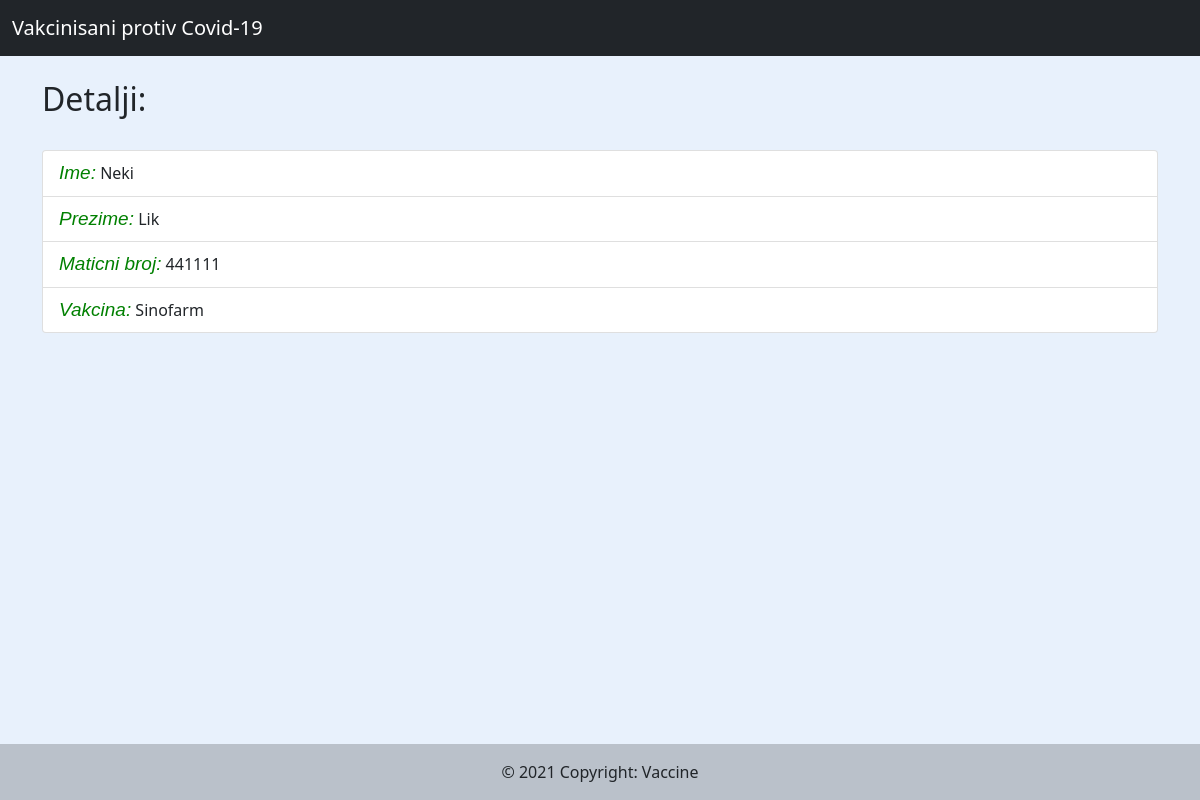
/vakcinisan/46, run on the app's committed database.
### vakcinisani/models.py (models this page shows, shortened)
class Vakcinisan(models.Model):
    ime = models.CharField(max_length=200)
    prezime = models.CharField(max_length=200)
    vrste_vakcina = (
        ("Fajzer","Fajzer"),
        ("Sputnjik","Sputnjik"),
        ("Astra Zeneka","Astra Zeneka"),
        ("Sinofarm","Sinofarm"),
        ("Moderna","Moderna"),
    )
    jmbg = models.IntegerField()
    vakcina = models.CharField(max_length=100, choices=vrste_vakcina)
    alergija = models.BooleanField(default=False)
    datum = models.DateTimeField(auto_now_add=True, null=True)

### vakcinisani/views.py (the view)
# urls.py: path('vakcinisan/<str:pk>', views.vakcinisan, name='vakcinisan'),
def vakcinisan(request, pk):
    vakcinisan = Vakcinisan.objects.get(id=pk)
    context = {'vakcinisan':vakcinisan}
    return render(request, 'vakcinisan.html', context)

### vakcinisani/templates/vakcinisan.html
{% extends 'base.html' %}
{% load static %}
{% block content %}
<div class="container">
  <br>
  <h2>Detalji:</h2>
  <br>
  <ul class="list-group">
    <li class="list-group-item"><span class="detalji_span">Ime:</span> {{vakcinisan.ime}}</li>
    <li class="list-group-item"><span class="detalji_span">Prezime:</span> {{vakcinisan.prezime}}</li>
    <li class="list-group-item"><span class="detalji_span">Maticni broj:</span> {{vakcinisan.jmbg}}</li>
    <li class="list-group-item"><span class="detalji_span">Vakcina:</span> {{vakcinisan.vakcina}}</li>
  </ul>
</div>
{% endblock %}

### static/css/main.css (style rules this page uses)
body { background-color: #e8f1fc; }
.detalji_span { font-family:sans-serif; font-size: 19px; color: green; font-style: oblique; }

### data on the page
Vakcinisan: ime "Neki", prezime "Lik", jmbg "441111", vakcina "Sinofarm"
